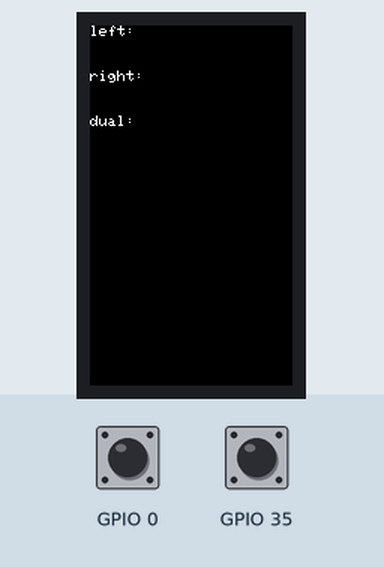
Recording of a program running on a simulated ESP32. Shown: 135×240 colour display. The inputs (shaded band) are chosen by the test bench; at power-on: GPIO 0 HIGH, GPIO 35 HIGH.

Above: at 1.3 s.
1.4 s: GPIO 0 pulled LOW for 1 s
At 3.6 s:
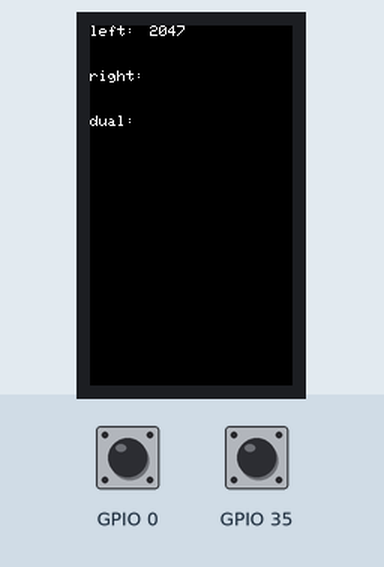
3.9 s: GPIO 35 pulled LOW for 3.2 s
At 8.3 s:
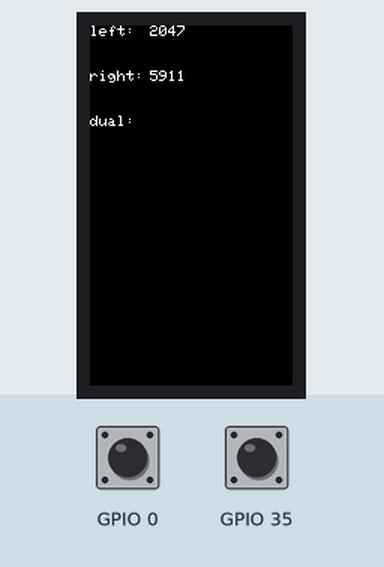
8.6 s: GPIO 0 pulled LOW for 0.15 s
At 9.9 s:
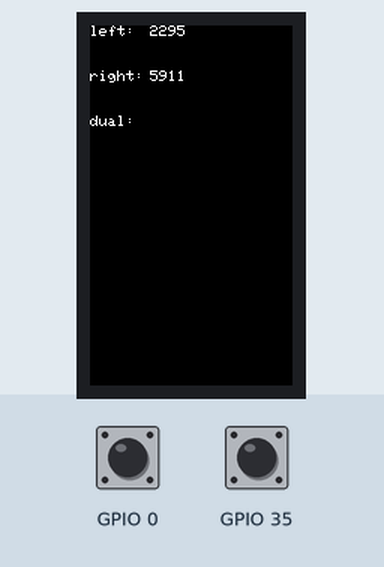
10.2 s: GPIO 35 pulled LOW for 0.15 s
At 11.4 s:
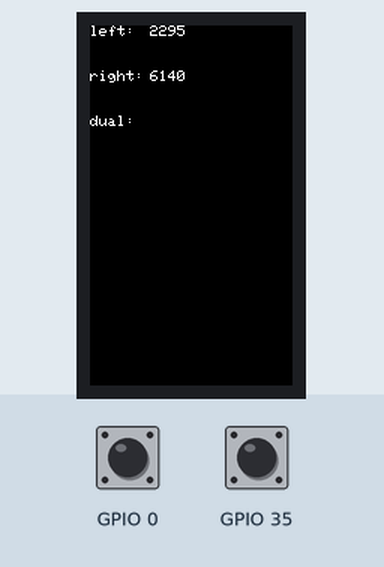
Timing chart, 0 to 12.8 s (numbered marks = the images above; inputs shaded):
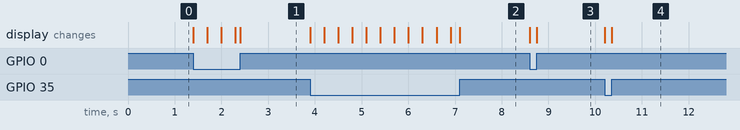

The program:

main.cpp
```cpp
#include <Arduino.h>
#include <TFT_eSPI.h>
#include <SPIFFS.h>
#include <SD.h>
#include "eventHandler.h"

TFT_eSPI tft = TFT_eSPI();
EventHandler eventHandler = EventHandler();


File file;


void setup() {
    pinMode(0, INPUT_PULLUP);
    pinMode(35, INPUT_PULLUP);

    eventHandler.initEventHandler();
    // tft.println("Initializing...");

    // if (!SPIFFS.begin()) {
    //     tft.fillScreen(TFT_BLACK);
    //     tft.println("An Error has occurred while mounting SPIFFS");
    //     return;
    // }

    // file = SPIFFS.open("/german_english.json", FILE_READ);

    // if (!file) {
    //     tft.fillScreen(TFT_BLACK);
    //     tft.println("Failed to open file for reading");
    //     return;
    // }

    // tft.fillScreen(TFT_BLACK);
    // tft.println("File Content:");
    // int begin = millis();
    // while (file.available()) {
    //     tft.write(file.read());

    //     counter++;
    //     if (counter % 500 == 0) {
    //         tft.fillScreen(TFT_BLACK);
    //         tft.setCursor(0, 0);
    //     }
    // }
    // int end = millis();
    // tft.fillScreen(TFT_BLACK);
    // tft.setCursor(0, 0);
    // tft.println("Total time to read file:");
    // tft.setCursor(0, 30);
    // tft.println(end - begin);
    // tft.setCursor(0, 60);
    // tft.println("Total bytes read:");
    // tft.setCursor(0, 90);
    // tft.println(counter);
}

void loop() {
    eventHandler.handleEvent();
    // eventListener.updatePressStates();
    // tft.setCursor(0, 0);
    // tft.println("Left:");
    // tft.setCursor(0, 30);
    // tft.println("Right:");
    // tft.setCursor(0, 60);
    // tft.println("Dual:");

    // if (eventListener.leftPress()) {
    //     leftCount++;
    //     tft.setCursor(30, 0);
    //     tft.println(leftCount);
    // }

    // else if (eventListener.rightPress()) {
    //     rightCount++;
    //     tft.setCursor(30, 30);
    //     tft.println(rightCount);
    // }

    // else if (eventListener.dualPress()) {
    //     dualCount++;
    //     tft.setCursor(30, 60);
    //     tft.println(dualCount);
    // }

}
```

event.h
```cpp
#ifndef EVENT_LISTENER_H
#define EVENT_LISTENER_H

#include <Arduino.h>

namespace EventNamespace {
    enum EventType { LEFT_PRESS, RIGHT_PRESS, DUAL_PRESS, NONE};
};

using namespace EventNamespace;

class Event
{
public:
    Event();
    EventType dispatchEvent();

    bool leftPress();
    bool rightPress();
    bool dualPress();

private:
    EventType _currentEvent;
};

#endif
```

eventHandler.h
```cpp
#ifndef EVENT_HANDLER_H
#define EVENT_HANDLER_H

#include <TFT_eSPI.h>
#include "event.h"

class EventHandler
{
    public:
        EventHandler();
        void initEventHandler();

        void handleEvent();

        void onLeftPress();
        void onRightPress();
        void onDualPress();

    private:
        Event _event;
        TFT_eSPI _tft = TFT_eSPI();

        int _leftCount, _rightCount, _dualCount;
};

#endif
```

event.cpp
```cpp
#include "event.h"

Event::Event() {
    _currentEvent = NONE;
}

EventType Event::dispatchEvent() {
    if (leftPress()) {
        _currentEvent = LEFT_PRESS;

    } else if (rightPress()) {
        _currentEvent = RIGHT_PRESS;

    } else if (dualPress()) {
        _currentEvent = DUAL_PRESS;

    } else {
        _currentEvent = NONE;
    }

    return _currentEvent;
}

bool Event::leftPress() {
    return (digitalRead(0) == 0 && digitalRead(35) == 1);
}

bool Event::rightPress() {
    return (digitalRead(35) == 0 && digitalRead(0) == 1) ;
}

bool Event::dualPress() {
    return (digitalRead(0) == 0 && digitalRead(35) == 0);
}
```

eventHandler.cpp
```cpp
#include "eventHandler.h"

EventHandler::EventHandler() {
    _event = Event();
}

void EventHandler::initEventHandler() {
    _tft.init();
    _tft.fillScreen(TFT_BLACK);
    _tft.setTextSize(1);
    _tft.setTextColor(TFT_WHITE, TFT_BLACK);

    _tft.setCursor(0, 0);
    _tft.println("left:");
    _tft.setCursor(0, 30);
    _tft.println("right:");
    _tft.setCursor(0, 60);
    _tft.println("dual:");
}

void EventHandler::handleEvent() {
    switch (_event.dispatchEvent()) {

        case LEFT_PRESS:

            EventHandler::onLeftPress();
            break;

        case RIGHT_PRESS:

            EventHandler::onRightPress();
            break;

        case DUAL_PRESS:
            EventHandler::onDualPress();
            break;

        default:
            break;
    }
}

void EventHandler::onLeftPress() {
    _tft.setCursor(40, 0);
    _leftCount++;
    _tft.print(_leftCount);
}

void EventHandler::onRightPress() {
    _tft.setCursor(40, 30);
    _rightCount++;
    _tft.print(_rightCount);
}


void EventHandler::onDualPress() {
    _tft.setCursor(40, 60);
    _dualCount++;
    _tft.print(_dualCount);
}
```

Measured:
- after the input at 1.4 s, the display: first changes at once (image 1 shows a later state)
- after the input at 3.9 s, the display: first changes at once (image 2 shows a later state)
- after the input at 8.6 s, the display: first changes at once (image 3 shows a later state)
- after the input at 10.2 s, the display: first changes at once (image 4 shows a later state)
